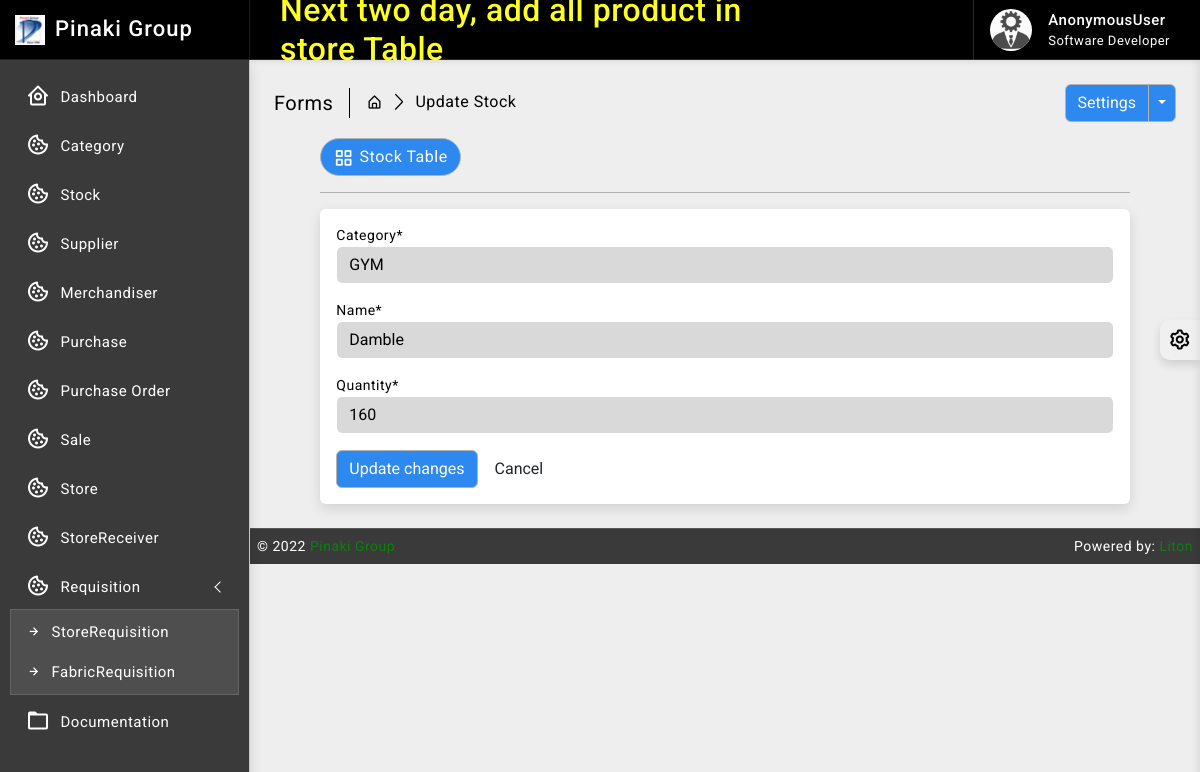
The page /stock/1/edit on the database as committed earlier.
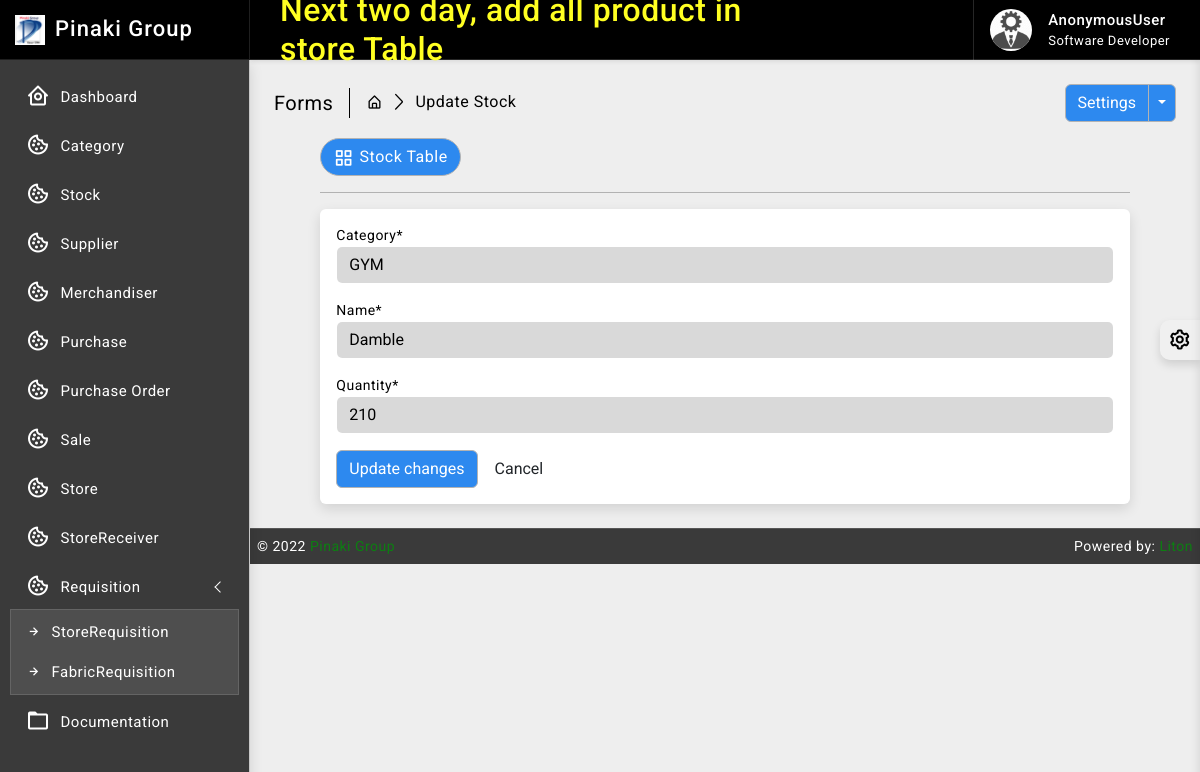
The same page on the database as committed later.
### stock/models.py (models this page shows, shortened)
class Stock(models.Model):
    id = models.AutoField(primary_key=True)
    category = models.ForeignKey(Category, on_delete=models.CASCADE, blank=False)
    name = models.CharField(max_length=30, unique=True)
    quantity = models.IntegerField(default=1)
    is_deleted = models.BooleanField(default=False)

### stock/views.py (the view)
# urls.py: path('<int:pk>/edit', views.StockUpdateView.as_view(), name='stock_update'),
class StockUpdateView(SuccessMessageMixin, UpdateView):                                 # updateview class to edit stock, mixin used to display message
    model = Stock                                                                       # setting 'Stock' model as model
    form_class = StockForm                                                              # setting 'StockForm' form as form
    template_name = "stock/update.html"                                                 # 'edit_stock.html' used as the template
    success_url = '/stock'                                                              # redirects to 'inventory' page in the url after submitting the form
    success_message = "Stock has been updated successfully"                             # displays message when form is submitted
    def get_context_data(self, **kwargs):                                               # used to send additional context
        context = super().get_context_data(**kwargs)
        return context

### stock/forms.py
class StockForm(forms.ModelForm):
    def __init__(self, *args, **kwargs):                          # used to set css classes to the various fields
        super().__init__(*args, **kwargs)
        self.fields['category'].widget.attrs.update({'class': 'textinput form-control'})
        self.fields['name'].widget.attrs.update({'class': 'textinput form-control'})
        self.fields['quantity'].widget.attrs.update({'class': 'textinput form-control', 'min': '0'})
    class Meta:
        model = Stock
        fields = ['category', 'name', 'quantity']

### category/models.py (called while the page is built)
    def __str__(self):
        return self.name

### templates/stock/update.html (shortened to what this page needs)
{% extends 'base/base.html' %}
{% block body %}
{% load crispy_forms_tags %}
{% load static %}
<div class="page-wrapper">
	<div class="page-content">
		<div class="page-breadcrumb d-none d-sm-flex align-items-center mb-3">
			<div class="breadcrumb-title pe-3">Forms</div>
			<div class="ps-3">
				<nav aria-label="breadcrumb">
					<ol class="breadcrumb mb-0 p-0">
						<li class="breadcrumb-item">
							<a href="#">
								<i class="bx bx-home-alt"></i>
							</a>
						</li>
						<li class="breadcrumb-item active" aria-current="page">Update Stock</li>
					</ol>
				</nav>
			</div>
			<div class="ms-auto">
				<div class="btn-group">
					<button type="button" class="btn btn-light">Settings</button>
					<button type="button" class="btn btn-light dropdown-toggle dropdown-toggle-split" data-bs-toggle="dropdown">
					</button>
				</div>
			</div>
		</div>
		<div class="row">
			<div class="col-xl-9 mx-auto">
				<div class="ms-auto">
					<a href="{% url 'stock_read' %}" class="btn btn-light radius-30 mt-2 mt-lg-0">
						<i class="bx bx-grid-alt"></i>Stock Table
					</a>
				</div>
				<hr/>
				<div class="card">
					<div class="card-body">
						<form class="row g-3" method="POST">
								<div class="col-sm-12">
									<div class="controls">
										{{ form.category|as_crispy_field }}
									</div>
								</div><br>
								<div class="col-sm-12">
									<div class="controls">
										{{ form.name|as_crispy_field }}
									</div>
								</div><br>
								<div class="col-sm-12">
									<div class="controls">
										{{ form.quantity|as_crispy_field }}
									</div>
								</div><br>
							<div class="form-actions">
								<button type="submit" class="btn btn-light">Update changes</button>
								<button type="reset" class="btn">Cancel</button>
							</div>
						</form>
					</div>
				</div>
			</div>
		</div>
	</div>
</div>
{% endblock body %}

Rows that differ between the two databases and show on the page:
changed Stock "GYM": quantity "160" → "210"
